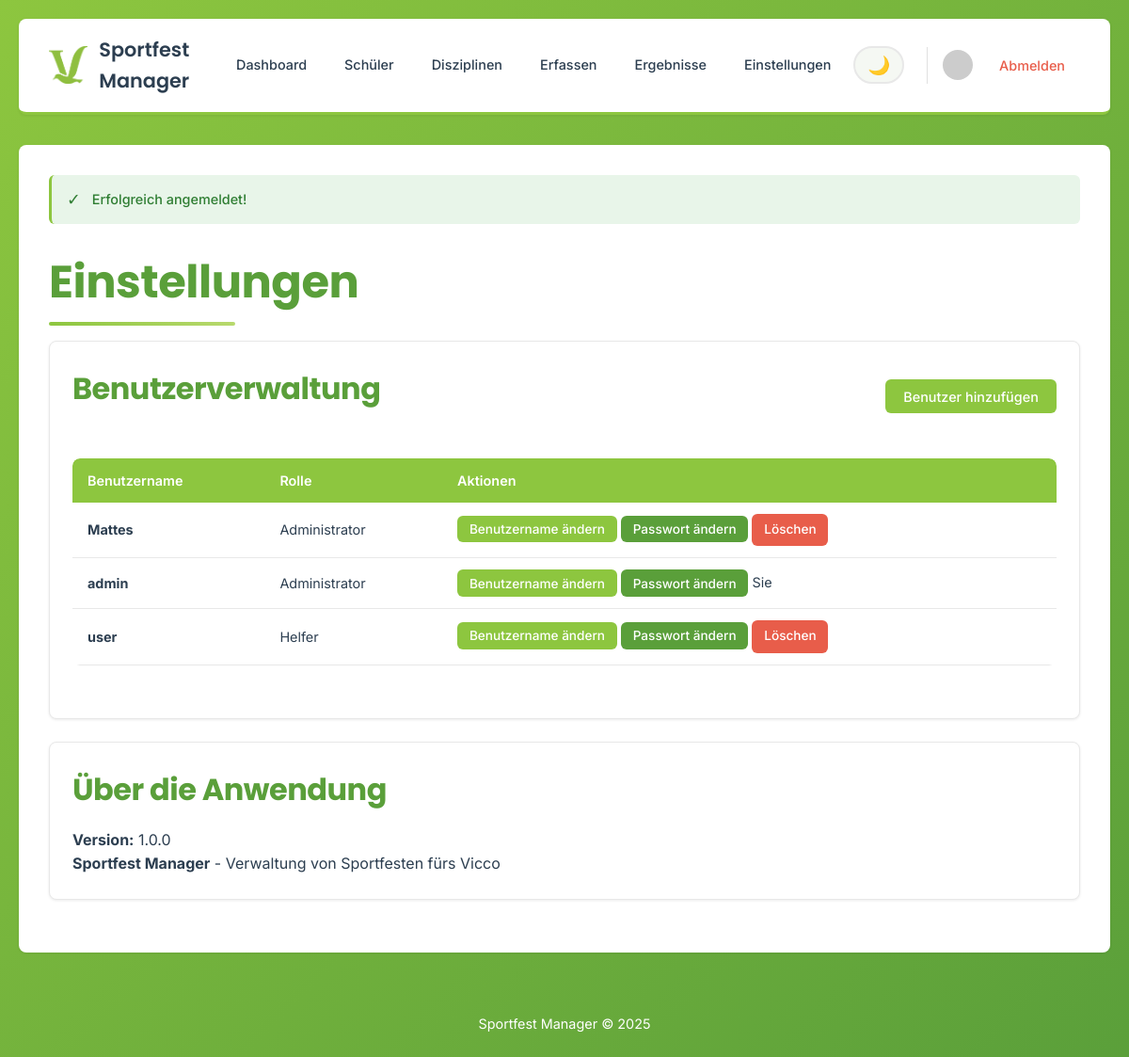
Page /settings.php (signed in) on the committed database.
### tables this page shows
CREATE TABLE users (
                id INTEGER PRIMARY KEY AUTOINCREMENT,
                username TEXT UNIQUE NOT NULL,
                password TEXT NOT NULL,
                role TEXT NOT NULL
            );

### auth.php (called while the page is built, shortened)
<?php
function is_admin() {
    return isset($_SESSION['role']) && $_SESSION['role'] === 'admin';
}
?>

### settings.php (the view, shortened to what this page needs)
<?php
require_once 'auth.php';
$db = get_db();
function can_edit_user($target_user_id, $db) {
    $stmt = $db->prepare('SELECT role FROM users WHERE id = ?');
    $stmt->execute([$target_user_id]);
    $target_user = $stmt->fetch();
    if ($target_user_id == $_SESSION['user_id']) return true;
    if (is_admin()) return true;
    return false;
}
$users = [];
if (is_admin()) {
    $users = $db->query('SELECT * FROM users ORDER BY username')->fetchAll();
}
include 'views/header.php';
?>
<h1>Einstellungen</h1>
<?php if (is_admin()): ?>
<div class="card">
    <div class="flex justify-between align-center mb-3">
        <h2>Benutzerverwaltung</h2>
        <button onclick="showAddUserModal()" class="btn btn-primary">Benutzer hinzufügen</button>
    </div>
    <div class="table-container">
        <table>
            <thead>
                <tr>
                    <th>Benutzername</th>
                    <th>Rolle</th>
                    <th>Aktionen</th>
                </tr>
            </thead>
            <tbody>
                <?php foreach ($users as $user):
                    $can_edit = can_edit_user($user['id'], $db);
                ?>
                <tr>
                    <td><strong><?php echo htmlspecialchars($user['username']); ?></strong></td>
                    <td>
                        <span class="badge badge-<?php echo $user['role'] === 'admin' ? 'primary' : 'secondary'; ?>">
                            <?php echo $user['role'] === 'admin' ? 'Administrator' : 'Helfer'; ?>
                        </span>
                    </td>
                    <td>
                        <?php if ($can_edit): ?>
                            <button onclick="showChangeUsernameModal(<?php echo $user['id']; ?>, '<?php echo htmlspecialchars($user['username']); ?>')" class="btn btn-sm btn-primary">Benutzername ändern</button>
                            <button onclick="showChangePasswordModal(<?php echo $user['id']; ?>, '<?php echo htmlspecialchars($user['username']); ?>')" class="btn btn-sm btn-secondary">Passwort ändern</button>
                            <?php if ($user['id'] != $_SESSION['user_id']): ?>
                            <a href="settings.php?user_action=delete&user_id=<?php echo $user['id']; ?>"
                               class="btn btn-sm btn-danger"
                               onclick="return confirm('Benutzer <?php echo htmlspecialchars($user['username']); ?> wirklich löschen?')">Löschen</a>
                            <?php else: ?>
                            <span class="badge badge-info">Sie</span>
                            <?php endif; ?>
                        <?php else: ?>
                            <span class="badge badge-warning">Keine Berechtigung</span>
                        <?php endif; ?>
                    </td>
                </tr>
                <?php endforeach; ?>
            </tbody>
        </table>
    </div>
</div>
<?php endif; ?>
<div class="card">
    <h2>Über die Anwendung</h2>
    <p><strong>Version:</strong> 1.0.0</p>
    <p><strong>Sportfest Manager</strong> - Verwaltung von Sportfesten fürs Vicco</p>
</div>
<?php include 'views/footer.php'; ?>

### static/css/style.css (style rules this page uses)
:root { --primary: #8DC63F; --primary-dark: #7AB82E; --secondary: #5A9F3A; --secondary-dark: #4A8930; --accent: #B8D96D; --success: #8DC63F; --danger: #E85D4A; --dark: #2C3E50; --light: #F5F8F3; --gray: #6C757D; --gray-light: #E8EDE5; --white: #FFFFFF; --shadow-sm: 0 2px 4px rgba(0, 0, 0, 0.08); --shadow-md: 0 4px 12px rgba(0, 0, 0, 0.12); --shadow-lg: 0 8px 24px rgba(0, 0, 0, 0.15); --bg-body: linear-gradient(135deg, #8DC63F 0%, #5A9F3A 100%); --bg-main: #FFFFFF; --bg-card: #FFFFFF; --bg-table-hover: #fafafa; --bg-light: #F5F8F3; --text-primary: #2C3E50; --text-secondary: #5A9F3A; --border-color: #e8e8e8; --table-border: #e8e8e8; }
* { margin: 0; padding: 0; box-sizing: border-box; }
body { font-family: 'Inter', sans-serif; background: var(--bg-body); min-height: 100vh; color: var(--text-primary); line-height: 1.6; transition: background 0.3s ease, color 0.3s ease; }
.navbar, .main-content, .card, .table-container, .filter-panel, .login-card { border-radius: 8px; }
h1, h2, h3 { font-family: 'Poppins', sans-serif; font-weight: 700; letter-spacing: -0.5px; }
h1 { font-size: 3rem; color: var(--text-secondary); margin-bottom: 1.5rem; position: relative; display: inline-block; }
h1::after { content: ''; position: absolute; bottom: -8px; left: 0; width: 60%; height: 4px; background: linear-gradient(90deg, var(--primary), var(--accent)); border-radius: 2px; }
h2 { font-size: 2rem; color: var(--text-secondary); margin-bottom: 1rem; word-wrap: break-word; overflow-wrap: break-word; }
.btn { display: inline-block; padding: 0.6rem 1.2rem; border: none; border-radius: 6px; font-weight: 500; text-decoration: none; cursor: pointer; transition: all 0.2s ease; font-family: 'Inter', sans-serif; font-size: 0.9rem; }
.btn-primary { background: var(--primary); color: var(--white); }
.btn-secondary { background: var(--secondary); color: var(--white); }
.btn-danger { background: var(--danger); color: var(--white); }
.btn-sm { padding: 0.4rem 0.8rem; font-size: 0.85rem; }
.table-container { overflow-x: auto; margin: 2rem 0; border-radius: 8px; overflow: hidden; }
table { width: 100%; border-collapse: collapse; background: var(--bg-card); border-radius: 8px; overflow: hidden; transition: background 0.3s ease; }
thead { background: var(--primary); color: var(--white); }
thead th { padding: 0.75rem 1rem; text-align: left; font-weight: 600; font-family: 'Inter', sans-serif; font-size: 0.9rem; }
tbody tr { border-bottom: 1px solid var(--table-border); transition: background 0.15s ease; }
tbody td { padding: 0.75rem 1rem; font-size: 0.9rem; color: var(--text-primary); }
.card { background: var(--bg-card); border-radius: 8px; padding: 1.5rem; box-shadow: 0 1px 3px rgba(0,0,0,0.08); margin-bottom: 1.5rem; border: 1px solid var(--border-color); overflow: hidden; word-wrap: break-word; overflow-wrap: break-word; transition: background 0.3s ease, border-color 0.3s ease; }
.mb-3 { margin-bottom: 1.5rem; }
.flex { display: flex; }
.justify-between { justify-content: space-between; }
.align-center { align-items: center; }

### rows in the picture
users: username "Mattes", role "Administrator"
users: username "admin", role "Administrator", shows "Sie"
users: username "user", role "Helfer"

### other values in the picture
$msg['message'] "Erfolgreich angemeldet!"
